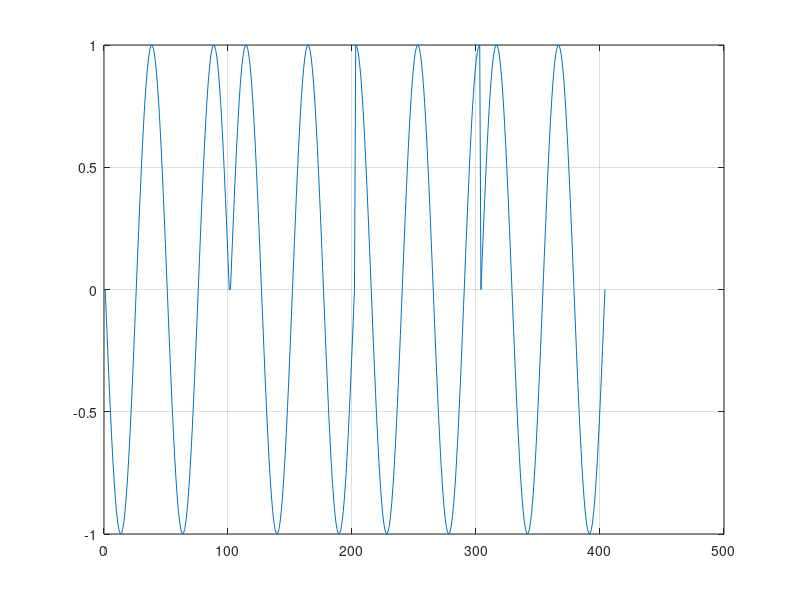

Recreate this plot in MATLAB.
clear all
close all
clc
Tb=1;
t=0:(Tb/100):Tb;
f=2
m=[0 1 0 0 1 1 0 1];
B1=[];

for i=1:2:length(m)
    b1=m(i);
    B1=[B1 b1];
end

B2=[];

for i=2:2:length(m)
    b2=m(i);
    B2=[B2 b2];
end

B1;
B2;

s=[];
din=0;
for i=1:1:(length(m)/2)
    if B1(i)==0 && B2(i)==0
       d(i)=0-din;
       c=-cos((2*pi*f*t)+d(i));
       c1=c;  
       s=[s c1];
       din=0;
    end
    
    if B1(i)==0 && B2(i)==1
       d(i)=pi/2-din;
       c=cos((2*pi*f*t)+d(i));
       c2=c;
       s=[s c2];
       din=-pi/2;
    end
    
    if B1(i)==1 && B2(i)==0
       d(i)=3*pi/2+din;
       c=cos((2*pi*f*t)+d(i));
       c3=c;
       s=[s c3];
       din=-(3*pi)/2;
    end
    
    if B1(i)==1 && B2(i)==1
        d(i)=pi+din;
        c=-cos((2*pi*f*t)+d(i));
        c4=c;
        s=[s c4];
        din=pi;
    end
end

plot(s)
grid on